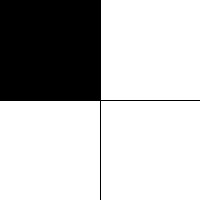
Frame 1 (no input)
Frame 60 (the mouse pressed at the canvas centre just before this capture): identical to frame 1, image omitted
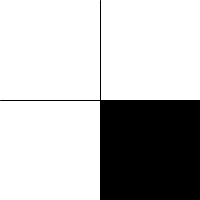
Frame 120 (the mouse held since frame 60 and released just before this capture)

The Processing sketch that drew these frames (run headless with seeded random() and noise(); from frame 60 on, the mouse is pressed at the canvas centre):

// Processing sketch: rollOver
// ── rollOver.pde
int width = 200;
int height = 200;

void setup() {
  size(200, 200);
  background(255);
}

void draw() {
  int x;
  int y;
  
  background(255);
  
  stroke(0);
  line(0, height / 2, width, height / 2);
  line(width / 2, 0, width / 2, height);
  
  if(mouseX < width / 2) {
    x = 0;
  }
  else {
    x = width / 2;
  }
  
  if(mouseY < height / 2) {
    y = 0;
  }
  else {
    y = height / 2;
  }
  
  fill(0);
  rect(x, y, width / 2, height / 2);
}
